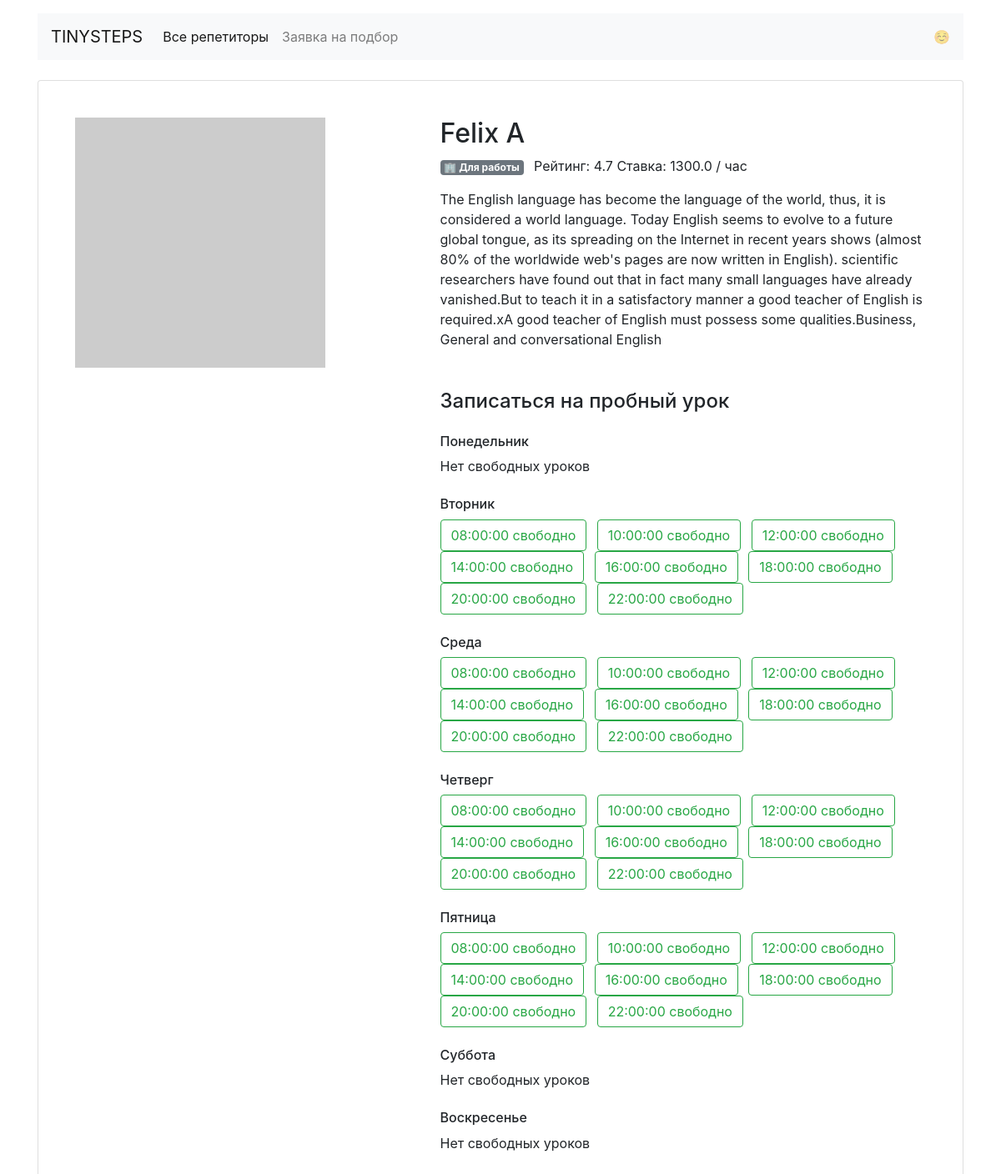
The page /profile/3 on the database its author committed.
### models.py (models this page shows, shortened)
class Teacher(db.Model):
	__tablename__ = 'teachers'
	id = db.Column(db.Integer, primary_key=True)
	name = db.Column(db.String, nullable=False)
	email = db.Column(db.String, nullable=False, unique=True)
	about = db.Column(db.Text)
	rating = db.Column(db.Float)
	picture = db.Column(db.String)
	price = db.Column(db.Float)
	timetables = db.relationship('Timetable', back_populates='teacher')
	bookings = db.relationship('Booking', back_populates='teacher')
	goals = db.relationship('Goal', secondary=teacher_goals_association, back_populates='teacher')
	created_at = db.Column(db.DateTime, default=datetime.datetime.utcnow,  nullable=False)

class Goal(db.Model):
	__tablename__ = 'goals'
	id = db.Column(db.Integer, primary_key=True)
	goal_slug = db.Column(db.String, unique=True)
	goal_text = db.Column(db.String, unique=True)
	teacher = db.relationship(
		'Teacher', secondary=teacher_goals_association, back_populates='goals')
	created_at = db.Column(db.DateTime, default=datetime.datetime.utcnow(),  nullable=False)

class Timetable(db.Model):
	__tablename__ = 'timetables'
	id = db.Column(db.Integer, primary_key=True)
	teacher_id = db.Column(db.Integer, db.ForeignKey('teachers.id'))
	teacher = db.relationship('Teacher', back_populates='timetables')
	weekday = db.Column(db.String)
	time = db.Column(db.Time)
	bookings = db.relationship('Booking', back_populates='timetables')
	created_at = db.Column(db.DateTime, default=datetime.datetime.utcnow,  nullable=False)

### app.py (the view)
@app.route('/profile/<int:id>')
def profile(id):
    profile_data = Teacher.query.get(id)
    time_slots = []
    for slug, weekday in DAYS.items():
        times = []
        for slot in profile_data.timetables:
            if slot.weekday == slug:
                times.append(slot.time)
        slot = {slug: times}
        time_slots.append(slot)
    if not profile_data:
        abort(404)
    return render_template('profile.html',
                           profile_data=profile_data,
                           goals=GOALS,
                           days=DAYS,
                           time_slots=time_slots)

### templates/profile.html
{% extends 'base.html' %}
{% block container %}
  <main class="container mt-3">
    <div class="card my-4 mx-auto">
      <div class="card-body m-2 m-md-4">
        <article class="row">
          <div class="col-5"><img src="{{ profile_data.picture }}" class="img-fluid" alt=""></div>
          <div class="col-7">
            <section class="teacher=info">
              <h1 class="h2">{{ profile_data.name }}</h1>
              <p>
                {% for goal in  profile_data.goals %}
                  <span class="badge badge-secondary mr-2"> {{ goal.goal_text }}</span>
                {% endfor %}
                Рейтинг: {{ profile_data.rating }} Ставка: {{ profile_data.price }} / час</p>
              <p> {{ profile_data.about }} </p>
            </section>
            <section class="available">
              <h4 class="mb-4 mt-5">Записаться на пробный урок</h4>
              {% for e in time_slots %}
                  {% for day, times in e.items() %}
                    <h6 class="mt-4">{{ days[day] }}</h6>
                      {% if times|length < 1 %}
                        <p>Нет свободных уроков</p>
                      {% endif %}
                      {% for time in times %}
                              {% set list1 = time|string %}
                              <a href="/booking/{{ profile_data.id }}/{{ day }}/{{list1.split(':')[0]}}" class="btn btn-outline-success mr-2"> {{ time }} свободно</a>
                      {% endfor %}
                  {% endfor %}
              {% endfor %}
            </section>
          </div>
        </article>
      </div>
    </div>
  </main>
{% endblock  %}

### rows shown on the page
Teacher: name "Felix A", rating "4.7", price "1300.0", about "The English language has become the language of the world, thus, it is considered a world language. Today English seems to evolve to a future global tongue, as its spreading on the Internet in recent years shows (almost 80% of the worldwide web's pages are now written in English). scientific researchers have found out that in fact many small languages have already vanished.But to teach it in a satisfactory manner a good teacher of English is required.xA good teacher of English must possess some qualities.Business, General and conversational English"
Goal: goal_text "🏢 Для работы"
Timetable: time "08:00:00"
Timetable: time "10:00:00"
Timetable: time "12:00:00"
Timetable: time "14:00:00"
Timetable: time "16:00:00"
Timetable: time "18:00:00"
Timetable: time "20:00:00"
Timetable: time "22:00:00"
Timetable: time "08:00:00"
Timetable: time "10:00:00"
Timetable: time "12:00:00"
Timetable: time "14:00:00"
Timetable: time "16:00:00"
Timetable: time "18:00:00"
Timetable: time "20:00:00"
Timetable: time "22:00:00"
Timetable: time "08:00:00"
Timetable: time "10:00:00"
Timetable: time "12:00:00"
Timetable: time "14:00:00"
Timetable: time "16:00:00"
Timetable: time "18:00:00"
Timetable: time "20:00:00"
Timetable: time "22:00:00"
Timetable: time "08:00:00"
Timetable: time "10:00:00"
Timetable: time "12:00:00"
Timetable: time "14:00:00"
Timetable: time "16:00:00"
Timetable: time "18:00:00"
Timetable: time "20:00:00"
Timetable: time "22:00:00"

### other values the page prints
{{ days[day] }} "Понедельник" "Вторник" "Среда" "Четверг" "Пятница" "Суббота" "Воскресенье"
